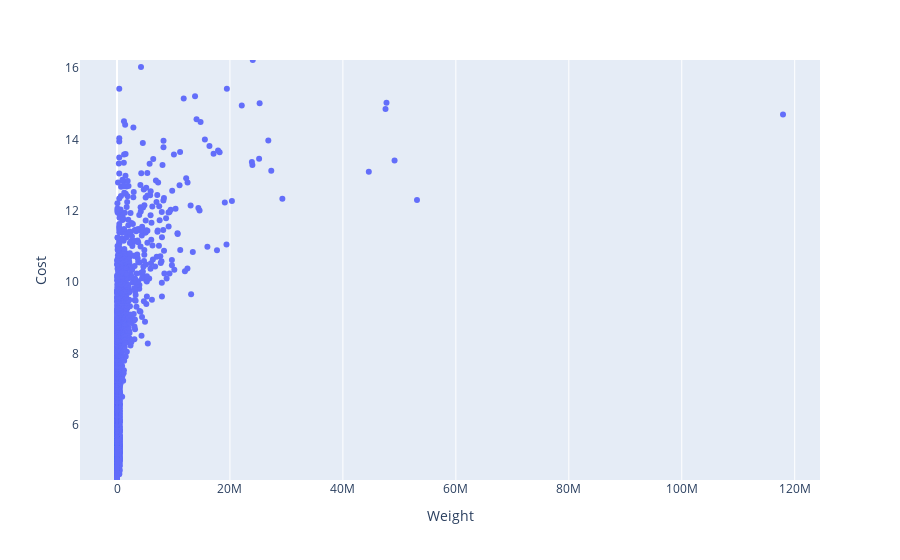

The code cell stored with this chart in its notebook:
### Markdown cell above
Not much relationship between height and cost of sculpture.

### Code cell
fig = px.strip(df, x="Weight", y="Cost", orientation="h")
fig.show()

### Figure 1 — Plotly figure (JSON) as saved in the notebook; plotly's stock layout.template omitted (floating-point values rounded to 4 significant figures; data arrays with more than 128 entries replaced by an {"elided": "..."} marker saying what was removed)
{"data": [{"alignmentgroup": "True", "boxpoints": "all", "fillcolor": "rgba(255,255,255,0)", "hoveron": "points", "hovertemplate": "Weight=%{x}<br>Cost=%{y}<extra></extra>", "legendgroup": "", "line": {"color": "rgba(255,255,255,0)"}, "marker": {"color": "#636efa"}, "name": "", "offsetgroup": "", "orientation": "h", "pointpos": 0, "showlegend": false, "type": "box", "x": {"elided": "6500 float values"}, "x0": " ", "xaxis": "x", "y": {"elided": "6500 float values"}, "y0": " ", "yaxis": "y"}], "layout": {"boxmode": "group", "legend": {"tracegroupgap": 0}, "margin": {"t": 60}, "xaxis": {"anchor": "y", "domain": [0, 1], "title": {"text": "Weight"}}, "yaxis": {"anchor": "x", "domain": [0, 1], "title": {"text": "Cost"}}}}
